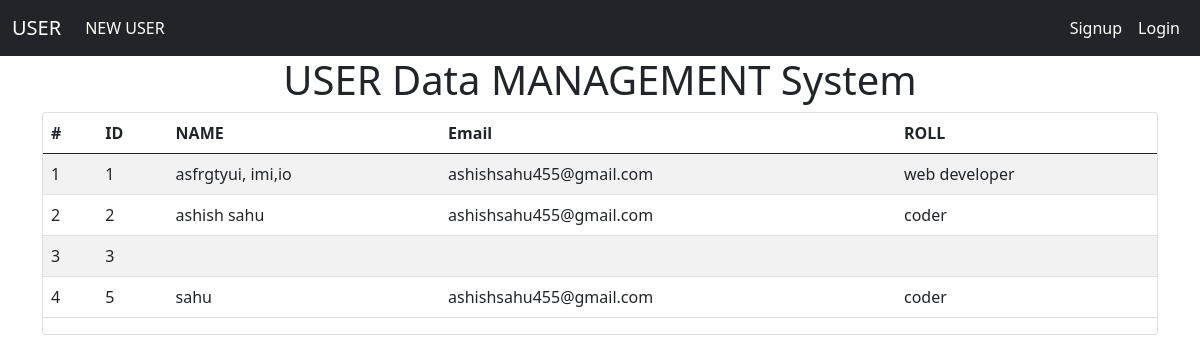
The page /user/ on the database its author committed.
### user/models.py (models this page shows)
class Data_Users(models.Model):
     id = models.AutoField(primary_key=True)
     name=models.CharField(max_length=100)
     email=models.EmailField(max_length=200)
     roll=models.CharField(max_length=200)

### user/views.py (the view)
# urls.py: path("",home),
def home(request):
    user=Data_Users.objects.all()
    return render(request,"user/home.html",{'user':user})

### templates/user/home.html (shortened to what this page needs)
<!doctype html>
<html lang="en">
  <head>
    <link href="https://cdn.jsdelivr.net/npm/bootstrap@5.0.2/dist/css/bootstrap.min.css" rel="stylesheet">
  </head>
  <body>
   {% include 'user/navbar.html' %}
    <h1 class="text-center md-3">USER Data MANAGEMENT System</h1>
    <div class="container">
      <div class="row">
        <div class="col-md-12">
          <div class="card">
            <div class="card-boby">
              <table class="table table-striped md-4">
                <thead>
                  <tr>
                    <th>#</th>
                    <th>ID</th>
                    <th>NAME</th>
                    <th>Email</th>
                    <th>ROLL</th>
                  </tr>
                </thead>
                <tboby>
                  {% for d in user %}
                  <tr>
                    <td>{{forloop.counter}}</td>
                    <td>{{d.id}}</td>
                    <td>{{d.name}}</td>
                    <td>{{d.email}}</td>
                    <td>{{d.roll}}</td>
                  </tr>
                  {% endfor %}
                </tboby>
              </table>
            </div>
          </div>
        </div>
      </div>
    </div>
  </body>
</html>

### templates/user/navbar.html (shortened to what this page needs)
<nav class="navbar navbar-expand-lg navbar navbar-dark bg-dark">
    <div class="container-fluid">
      <a class="navbar-brand " href="/users">USER</a>
      <div class="collapse navbar-collapse" id="navbarNav">
        <ul class="navbar-nav">
          <li class="nav-item">
            <a class="nav-link active" aria-current="page" href="/user/new-user/">NEW USER</a>
          </li>
        </ul>
        <ul class="navbar-nav ms-auto">
          <li class="nav-item">
            <a class="nav-link active" aria-current="page" href="/users">Signup</a>
          </li>
          <li class="nav-item">
            <a class="nav-link active" aria-current="page" href="/users">Login</a>
          </li>
        </ul>
      </div>
    </div>
  </nav>

### rows shown on the page
Data_Users: id "1", name "asfrgtyui, imi,io", email "ashishsahu455@gmail.com", roll "web developer"
Data_Users: id "2", name "ashish sahu", email "ashishsahu455@gmail.com", roll "coder"
Data_Users: id "3"
Data_Users: id "5", name "sahu", email "ashishsahu455@gmail.com", roll "coder"
